Frame 1 (no input): blank canvas, image omitted
Frame 60 (the mouse pressed at the canvas centre just before this capture): blank canvas, image omitted
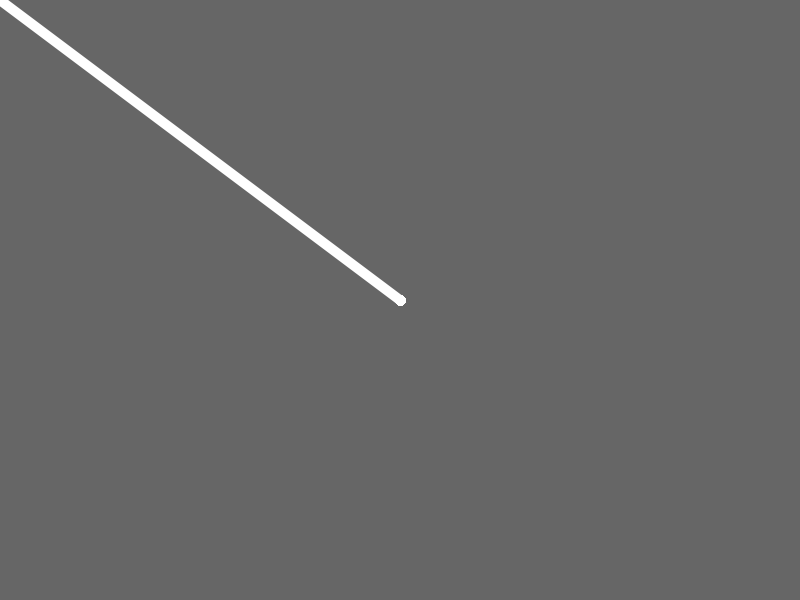
Frame 120 (the mouse held since frame 60 and released just before this capture)

The Processing sketch whose frames 1 and 60 were blank and that drew this single picture after the mouse press (run headless with seeded random() and noise(); from frame 60 on, the mouse is pressed at the canvas centre):

// Processing sketch: ocr
// ── ocr.pde
void setup(){
  size(800, 600);
  background(102);
}



void draw(){
  
  stroke(255);
  strokeWeight(10);
  if (mousePressed == true) {
    line(mouseX, mouseY, pmouseX, pmouseY);
  }

}
